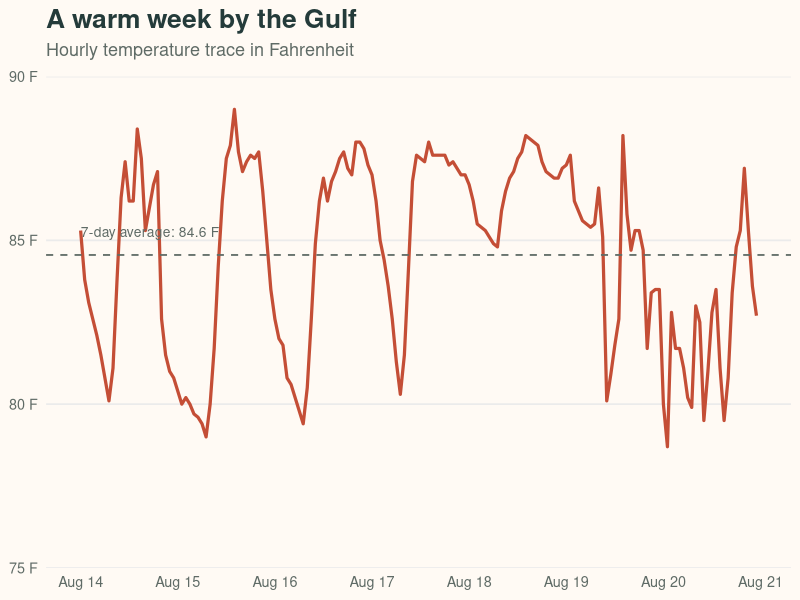
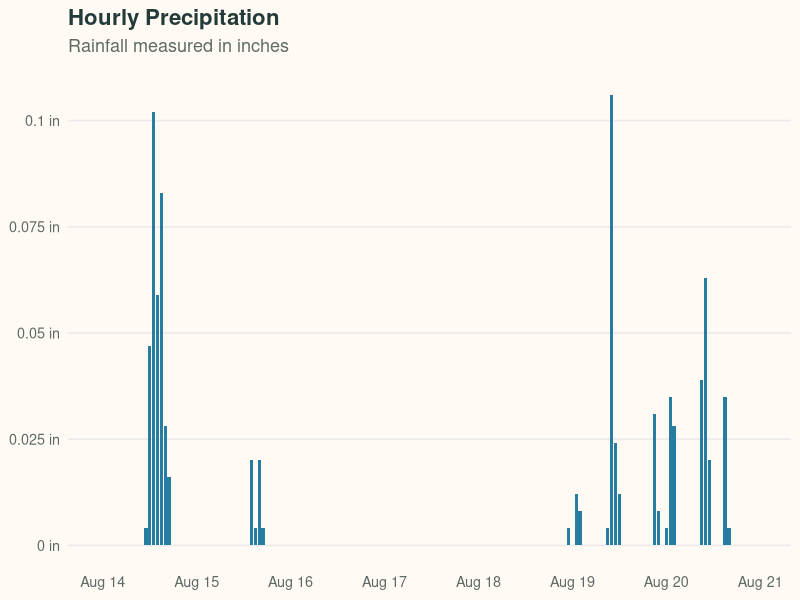

Source code (R) for these figures, in order:
## ---- chunk 1
#| label: setup
#| include: false

library(ggplot2)

weather <- read.csv("sarasota_hourly_weather.csv", skip = 3)
names(weather) <- c("time", "temperature_f", "relative_humidity_percent",
                    "precipitation_inches", "wind_speed_mph")
weather$time <- as.POSIXct(weather$time, format = "%Y-%m-%dT%H:%M",
                           tz = "America/New_York")
weather$rain <- weather$precipitation_inches > 0

temperature_high <- max(weather$temperature_f)
temperature_low <- min(weather$temperature_f)
rain_total <- sum(weather$precipitation_inches)
date_start <- format(min(weather$time), "%B %d")
date_end <- format(max(weather$time), "%B %d, %Y")
## ---- chunk 2
#| label: temperature-plot
#| fig-cap: "Hourly temperature trace across the week."
#| fig-width: 10
#| fig-height: 5
#| out-width: 100%

ggplot(weather, aes(x = time, y = temperature_f)) +
  geom_area(fill = "#f6b26b", alpha = 0.28) +
  geom_line(color = "#c44e36", linewidth = 1.1) +
  geom_hline(yintercept = mean(weather$temperature_f),
             linetype = "dashed", color = "#5f6b66", linewidth = 0.6) +
  annotate("text", x = min(weather$time), y = mean(weather$temperature_f) + 0.7,
           label = paste0("7-day average: ", round(mean(weather$temperature_f), 1), " F"),
           hjust = 0, color = "#5f6b66", size = 3.5) +
  scale_x_datetime(date_breaks = "1 day", date_labels = "%b %d") +
  scale_y_continuous(limits = c(75, 90), breaks = seq(75, 90, by = 5),
                     labels = \(x) paste0(x, " F"), expand = c(0, 0)) +
  labs(x = NULL, y = NULL,
       title = "A warm week by the Gulf",
       subtitle = "Hourly temperature trace in Fahrenheit") +
  theme_minimal(base_size = 13) +
  theme(
    plot.title = element_text(face = "bold", size = 19, color = "#243b3a"),
    plot.subtitle = element_text(color = "#5f6b66", margin = margin(b = 12)),
    panel.grid.minor = element_blank(),
    panel.grid.major.x = element_blank(),
    axis.text = element_text(color = "#5f6b66"),
    plot.background = element_rect(fill = "#fffaf4", color = NA),
    panel.background = element_rect(fill = "#fffaf4", color = NA)
  )
## ---- chunk 3
#| label: rainfall-plot
#| fig-cap: "Hourly rainfall precipitation in inches."
#| fig-width: 10
#| fig-height: 3.5
#| out-width: 100%

ggplot(weather, aes(x = time, y = precipitation_inches)) +
  geom_col(fill = "#277da1") +
  scale_x_datetime(date_breaks = "1 day", date_labels = "%b %d") +
  scale_y_continuous(labels = \(x) paste0(x, " in")) +
  labs(x = NULL, y = NULL,
       title = "Hourly Precipitation",
       subtitle = "Rainfall measured in inches") +
  theme_minimal(base_size = 13) +
  theme(
    plot.title = element_text(face = "bold", size = 16, color = "#243b3a"),
    plot.subtitle = element_text(color = "#5f6b66", margin = margin(b = 12)),
    panel.grid.minor = element_blank(),
    panel.grid.major.x = element_blank(),
    axis.text = element_text(color = "#5f6b66"),
    plot.background = element_rect(fill = "#fffaf4", color = NA),
    panel.background = element_rect(fill = "#fffaf4", color = NA)
  )
